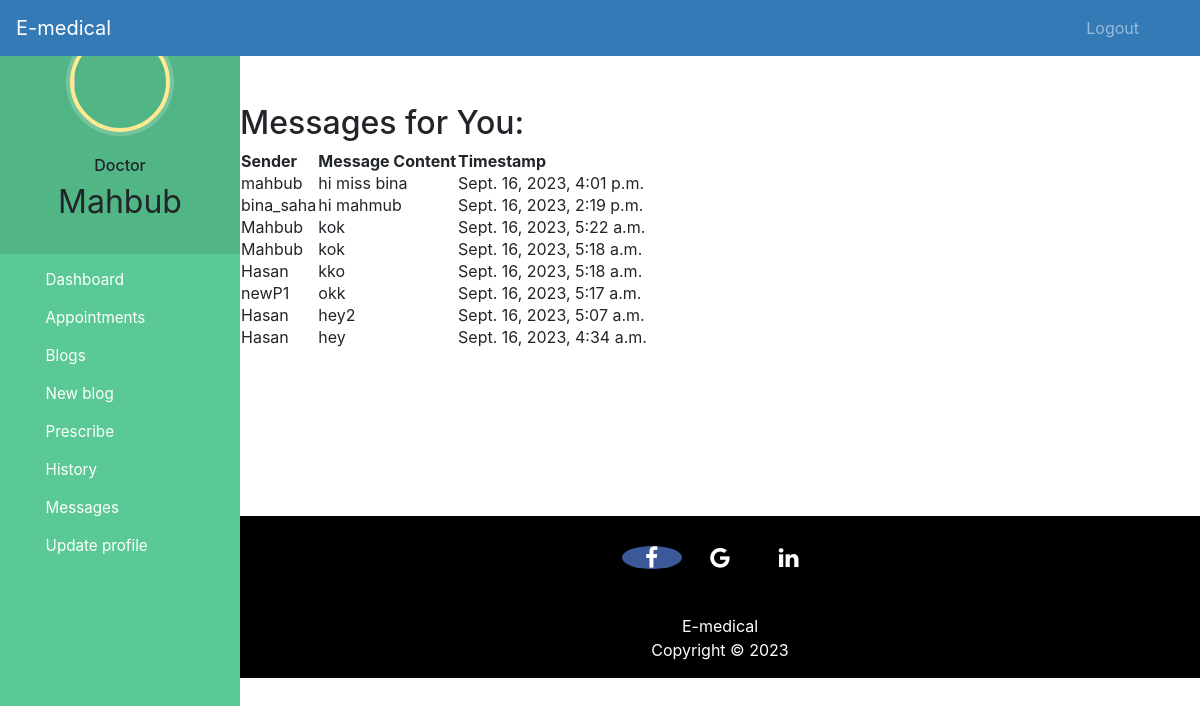
Page /doctor_messages/ (signed in) on the committed database.
### hospital/models.py (models this page shows)
class Message(models.Model):
    chat = models.ForeignKey(Chat, related_name='chat', on_delete=models.CASCADE)
    sender = models.ForeignKey(User, related_name='sent_messages_box', on_delete=models.CASCADE)
    recipient = models.ForeignKey(User, related_name='received_messages_box', on_delete=models.CASCADE)
    content = models.TextField()
    timestamp = models.DateTimeField(auto_now_add=True)

### hospital/views.py (the view)
# urls.py: path('doctor_messages/', views.doctor_messages, name='doctor_messages'),
def doctor_messages(request):
    current_doctor = request.user
    messages = Message.objects.filter(recipient_id=current_doctor.id).order_by('-timestamp')
    return render(request, 'hospital/doctor_messages.html', {'messages': messages})

### templates/hospital/doctor_messages.html
<h1>Patients Who Messaged You</h1>
{% extends 'hospital/doctor_base.html' %}
{% block content %}
{%load static%}
<div>
    <h2>Messages for You:</h2>
    <table>
        <thead>
            <tr>
                <th>Sender</th>
                <th>Message Content</th>
                <th>Timestamp</th>
            </tr>
        </thead>
        <tbody>
            {% for message in messages %}
                <tr>
                    <td>{{ message.sender }}</td>
                    <td>{{ message.content }}</td>
                    <td>{{ message.timestamp }}</td>
                </tr>
            {% endfor %}
        </tbody>
    </table>
</div>
{% endblock content %}

### templates/hospital/doctor_base.html (shortened to what this page needs)
<!DOCTYPE html>
{% load static %}
<html lang="en">
<head>
  <link rel="stylesheet" href="https://stackpath.bootstrapcdn.com/bootstrap/4.3.1/css/bootstrap.min.css">
  <link rel="stylesheet" href="https://maxcdn.bootstrapcdn.com/font-awesome/4.7.0/css/font-awesome.min.css">
</head>
<body>
  <nav class="menu" tabindex="0">
    <header class="avatar">
      <img src="{% static doctor.profile_pic.url %}" alt="Profile Pic" />
      <br><br>
      <h6>Doctor</h6>
      <h2>{{request.user.first_name}}</h2>
    </header>
    <ul>
      <li tabindex="0" class="icon-dashboard"> <a style="color:white; text-decoration:none;" href="/doctor-dashboard"><span>Dashboard</span></a> </li>
      <li tabindex="0" class="icon-calendar"> <a style="color:white; text-decoration:none;" href="/doctor-appointment"><span>Appointments</span></a></li>
      <li tabindex="0" class="icon-users"> <a style="color:white; text-decoration:none;" href="/doctor-blog"><span>Blogs</span></a></li>
      <li tabindex="0" class="icon-users"> <a style="color:white; text-decoration:none;" href="/new-blog"><span>New blog</span></a></li>
      <li tabindex="0" class="icon-users"> <a style="color:white; text-decoration:none;" href="/prescribe"><span>Prescribe</span></a></li>
      <li tabindex="0" class="icon-users"> <a style="color:white; text-decoration:none;" href="/prescription_history"><span>History</span></a></li>
      <li tabindex="0" class="icon-users"> <a style="color:white; text-decoration:none;" href="/message_list"><span>Messages</span></a></li>
      <li tabindex="0" class="icon-users"> <a style="color:white; text-decoration:none;" href="/edit-profile-doctor"><span>Update profile</span></a></li>
    </ul>
  </nav>
  <main>
    <div class="bs-example">
      <nav class="navbar navbar-expand-md  navbar-dark fixed-top" style="background:#337AB7;">
        <a href="/doctor-dashboard" class="navbar-brand">E-medical</a>
        <div class="collapse navbar-collapse justify-content-between" id="navbarCollapse">
          <div class="navbar-nav" style=" margin-left: 90%;">
            <a href="/logout" class="nav-item nav-link">Logout</a>
          </div>
        </div>
      </nav>
    </div>
    <br><br>
    {% block content %}
    {% endblock content %}
    <br><br><br><br><br><br><br>
    <footer>
      <p>
        <a href="https://www.facebook.com/NSTUCampus" class="fa fa-facebook"></a>
        <a href="https://nstu.edu.bd/" class="fa fa-google"></a>
        <a href="https://www.linkedin.com/school/noakhali-science-and-technology-university/" class="fa fa-linkedin"></a>
      </p>
      <br>
      <div class="container">
        <div class="row">
          <div class="col-md-12 col-sm-12">
            <div style="color:#ffffff;" class="wow fadeInUp footer-copyright">
              <p>E-medical <br>
                Copyright &copy; 2023 </p>
            </div>
          </div>
        </div>
      </div>
    </footer>
  </main>
</body>
</html>

### templates/hospital/doctor_base.html (style rules this page uses)
a:link { text-decoration: none; }
a { color: white; }
footer { padding: 0px 0px 0px 0px; background-color: black; margin: 0px; }
.fa { font-size: 23px; width: 60px; text-align: center; text-decoration: none; margin: 5px 2px; border-radius: 50%; }
.fa-facebook { background: #3B5998; color: white; margin-top: 30px; }
p { text-align: center; }
body { padding-left: 240px; }
main { position: relative; height: 100vh; }
.menu { background: #5bc995; height: 100vh; width: 240px; position: fixed; top: 0px; left: 0; z-index: 5; outline: none; }
.menu .avatar { background: rgba(0, 0, 0, 0.1); padding: 2em 0.5em; text-align: center; }
.menu .avatar img { width: 100px; border-radius: 50%; overflow: hidden; border: 4px solid #ffea92; box-shadow: 0 0 0 4px rgba(255, 255, 255, 0.2); }
.menu .avatar h2 { font-weight: normal; margin-bottom: 0; }
.menu ul { list-style: none; padding: 0.5em 0; margin: 0; }
.menu ul li { padding: 0.5em 1em 0.5em 3em; font-size: 0.95em; font-weight: regular; background-repeat: no-repeat; background-position: left 15px center; background-size: auto 20px; transition: all 0.15s linear; cursor: pointer; }
.menu ul li.icon-dashboard { background-image: url("http://www.entypo.com/images//gauge.svg"); }
.menu ul li.icon-users { background-image: url("http://www.entypo.com/images//users.svg"); }
.menu ul li.icon-calendar { background-image: url("http://www.entypo.com/images//calendar.svg"); }

### rows in the picture
Message: sender "mahbub", content "hi miss bina", timestamp "Sept. 16, 2023, 4:01 p.m."
Message: sender "bina_saha", content "hi mahmub", timestamp "Sept. 16, 2023, 2:19 p.m."
Message: sender "Mahbub", content "kok", timestamp "Sept. 16, 2023, 5:22 a.m."
Message: sender "Mahbub", content "kok", timestamp "Sept. 16, 2023, 5:18 a.m."
Message: sender "Hasan", content "kko", timestamp "Sept. 16, 2023, 5:18 a.m."
Message: sender "newP1", content "okk", timestamp "Sept. 16, 2023, 5:17 a.m."
Message: sender "Hasan", content "hey2", timestamp "Sept. 16, 2023, 5:07 a.m."
Message: sender "Hasan", content "hey", timestamp "Sept. 16, 2023, 4:34 a.m."

### other values in the picture
{{ request.user.first_name }} "Mahbub"
